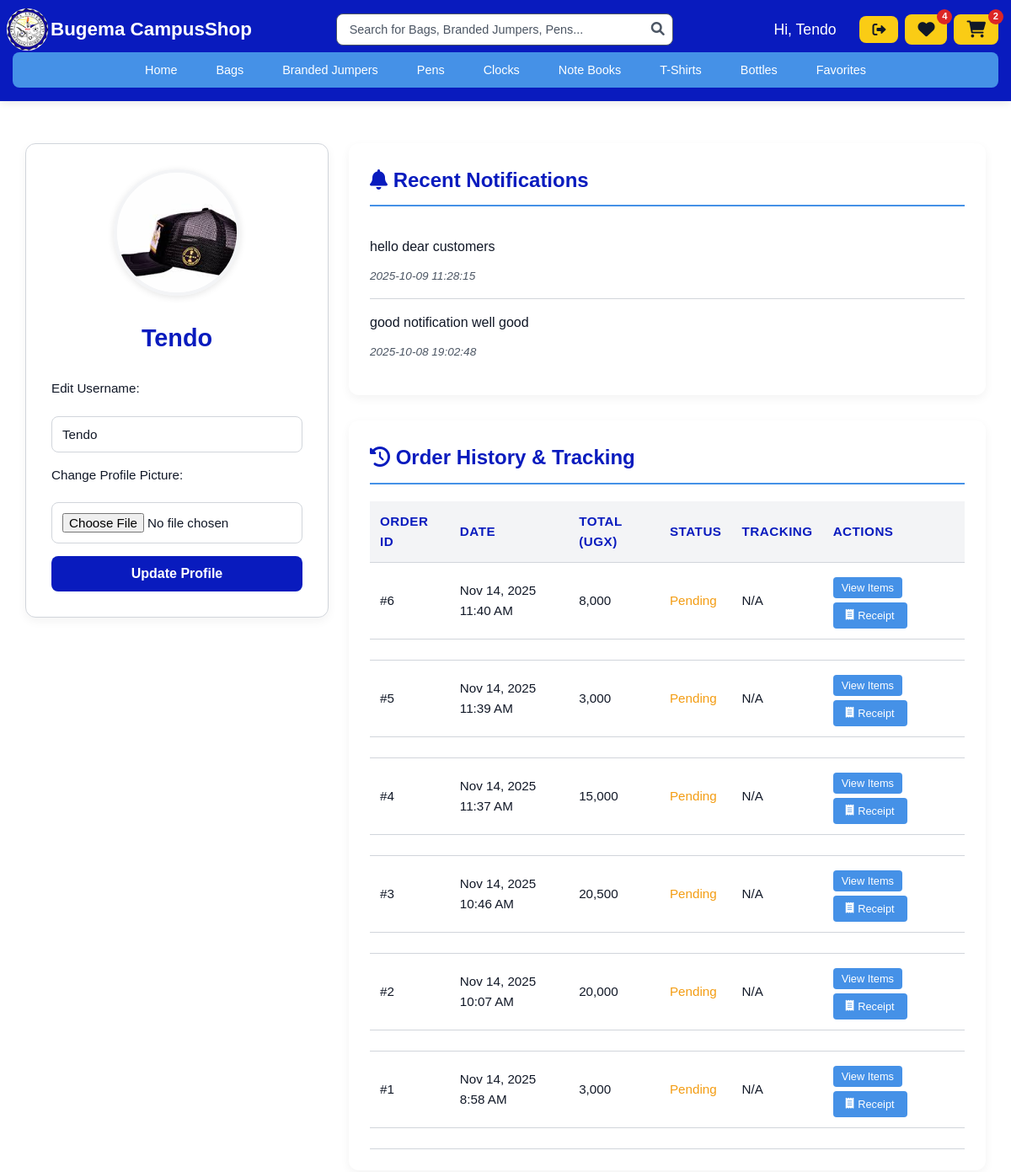
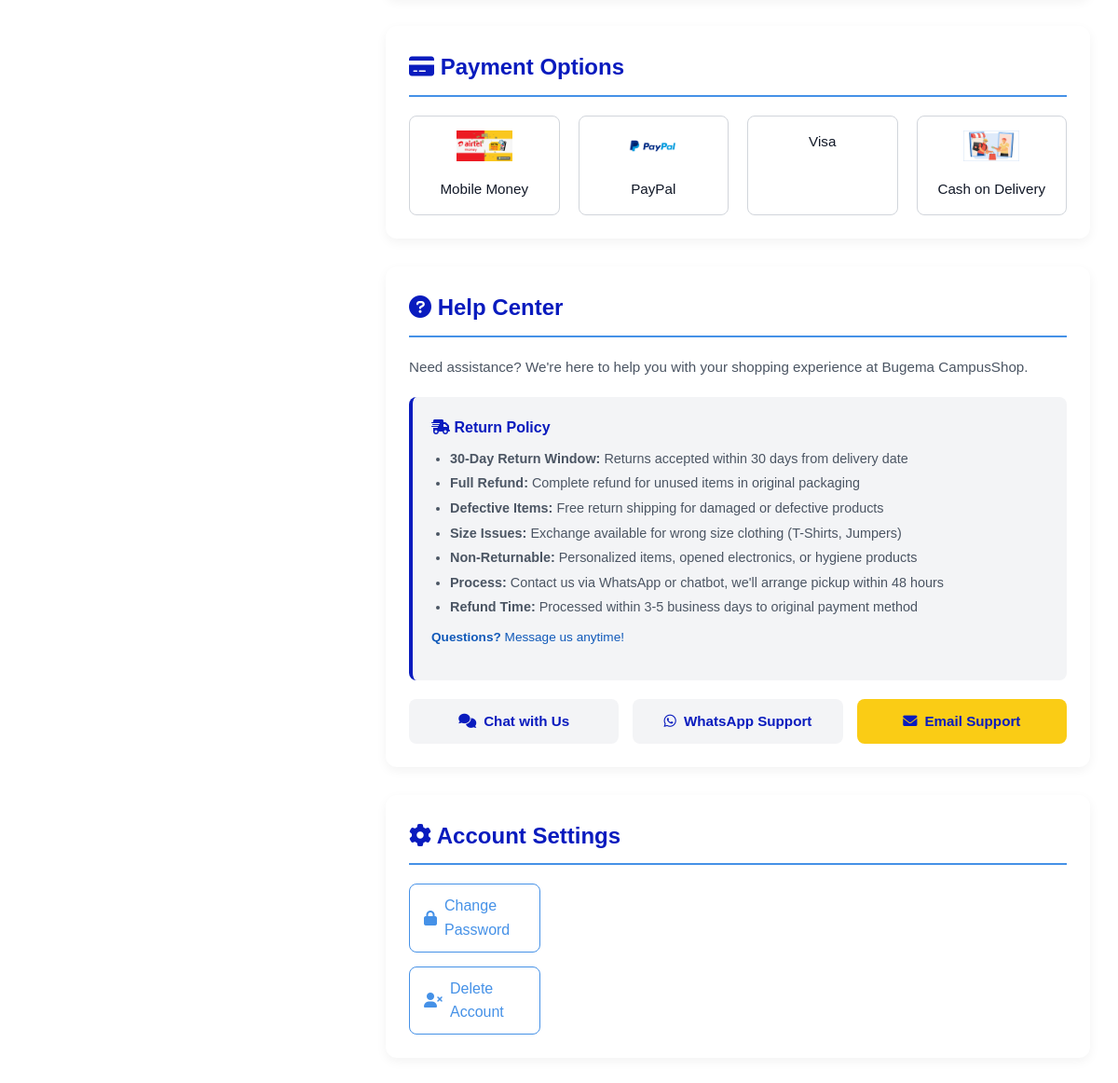
The app's page /profile.php (signed in) with its own data (2 pictures, top to bottom).
### tables this page shows
CREATE TABLE `users` (
  `id` int(11) NOT NULL,
  `username` varchar(50) NOT NULL,
  `password` varchar(255) NOT NULL,
  `role` enum('admin','student','lecturer') NOT NULL DEFAULT 'student',
  `email` varchar(100) DEFAULT NULL,
  `profile_picture` varchar(255) DEFAULT NULL,
  `reset_token` varchar(255) DEFAULT NULL,
  `reset_expires` datetime DEFAULT NULL
);

CREATE TABLE `notifications` (
  `id` int(11) NOT NULL,
  `user_id` int(11) DEFAULT NULL,
  `message` text NOT NULL,
  `created_at` datetime NOT NULL
);

CREATE TABLE `orders` (
  `id` int(11) NOT NULL,
  `user_id` int(11) NOT NULL,
  `order_date` datetime NOT NULL,
  `total_amount` decimal(10,2) NOT NULL,
  `payment_method` varchar(50) NOT NULL DEFAULT 'Unknown',
  `tracking_number` varchar(50) DEFAULT NULL,
  `status` enum('Pending','Processing','Shipped','Delivered','Cancelled') DEFAULT 'Pending'
);

### profile.php (the view, shortened to what this page needs)
<?php
include 'db_connect.php';
$user_id = $_SESSION['user_id'];
$stmt = $conn->prepare("SELECT username, profile_picture FROM users WHERE id = ?");
$stmt->bind_param("i", $user_id);
$stmt->execute();
$user = $stmt->get_result()->fetch_assoc();
        ?>
        <?php
$notifications = [];
$stmt = $conn->prepare("SELECT message, created_at FROM notifications WHERE user_id = ? OR user_id IS NULL ORDER BY created_at DESC LIMIT 5");
if ($stmt) {
    $stmt->bind_param("i", $user_id);
    $stmt->execute();
    $notifications = $stmt->get_result()->fetch_all(MYSQLI_ASSOC);
}
$orders = [];
try {
    $table_check = $conn->query("SHOW TABLES LIKE 'orders'");
    if ($table_check->num_rows > 0) {
        $stmt = $conn->prepare("SELECT o.id, o.order_date, o.total_amount, o.status, o.payment_method, o.tracking_number
                               FROM orders o
                               WHERE o.user_id = ?
                               ORDER BY o.order_date DESC
                               LIMIT 10");
        if ($stmt) {
            $stmt->bind_param("i", $user_id);
            if ($stmt->execute()) {
                $orders_result = $stmt->get_result();
                $orders = $orders_result->fetch_all(MYSQLI_ASSOC);
            } else {
                error_log("Error executing orders query: " . $stmt->error);
            }
        } else {
            error_log("Failed to prepare orders query: " . $conn->error);
        }
    } else {
        error_log("Orders table does not exist");
    }
} catch (Exception $e) {
    error_log("Error fetching orders: " . $e->getMessage());
}
$favorites_count = 0;
$stmt = $conn->prepare("SELECT COUNT(*) as count FROM favorites WHERE user_id = ?");
if ($stmt) {
    $stmt->bind_param("i", $user_id);
    $stmt->execute();
    $favorites_count = $stmt->get_result()->fetch_assoc()['count'];
}
$cart_count = 0;
$stmt = $conn->prepare("SELECT SUM(quantity) as count FROM cart WHERE user_id = ?");
if ($stmt) {
    $stmt->bind_param("i", $user_id);
    $stmt->execute();
    $cart_result = $stmt->get_result()->fetch_assoc();
    $cart_count = $cart_result['count'] ?? 0;
}
?>
<!DOCTYPE html>
<html lang="en">
<head>
    <link href="https://cdnjs.cloudflare.com/ajax/libs/font-awesome/6.0.0/css/all.min.css" rel="stylesheet">
</head>
<body>
    <header>
        <div class="container">
            <div class="header-top">
                <div class="logo">
                    <div class="logo-icon">
                        <img style="height: 50px; width: 50px; border-radius:25px;" src="images/download.png" alt="Bugema CampusShop Logo">
                    </div>
                    <span>Bugema CampusShop</span>
                </div>
                <div class="search-bar">
                    <input type="text" class="search-input" placeholder="Search for Bags, Branded Jumpers, Pens...">
                    <button class="search-btn"><i class="fas fa-search"></i></button>
                </div>
                <div class="header-actions">
                    <span class="username"><a href="profile.php">Hi, <?php echo htmlspecialchars($_SESSION['username']); ?></a></span>
                    <a href="logout.php" class="header-btn"><i class="fas fa-sign-out-alt"></i></a>
                    <a href="favorites.php" class="header-btn favorites-btn">
                        <i class="fas fa-heart"></i>
                        <span class="favorites-count"><?php echo $favorites_count; ?></span>
                    </a>
                    <a href="cart.php" class="header-btn cart-btn">
                        <i class="fas fa-shopping-cart"></i>
                        <span class="cart-count"><?php echo $cart_count; ?></span>
                    </a>
                </div>
            </div>
            <nav>
                <ul class="nav-links">
                    <li><a href="index.php">Home</a></li>
                    <li><a href="Bags.php">Bags</a></li>
                    <li><a href="Branded Jumpers.php">Branded Jumpers</a></li>
                    <li><a href="Pens.php">Pens</a></li>
                    <li><a href="Wall Clocks.php">Clocks</a></li>
                    <li><a href="Note Books.php">Note Books</a></li>
                    <li><a href="T-Shirts.php">T-Shirts</a></li>
                    <li><a href="Bottles.php">Bottles</a></li>
                    <li><a href="favorites.php">Favorites</a></li>
                </ul>
            </nav>
        </div>
    </header>
    <section class="profile-container">
        <div class="profile-left">
            <center>
                <img src="<?= htmlspecialchars($user['profile_picture'] ?? 'default-avatar.png'); ?>" alt="Profile Picture" onerror="this.src='default-avatar.png'">
                <h2><?= htmlspecialchars($user['username']); ?></h2>
            </center>
            <form method="POST" enctype="multipart/form-data">
                <label for="username">Edit Username:</label>
                <input type="text" name="username" id="username" value="<?= htmlspecialchars($user['username']); ?>">
                <label for="profile_picture">Change Profile Picture:</label>
                <input type="file" name="profile_picture" id="profile_picture" accept="image/*">
                <button type="submit" name="update_profile">Update Profile</button>
            </form>
        </div>
        <div class="profile-right">
            <div class="section">
                <h3><i class="fas fa-bell"></i> Recent Notifications</h3>
                <?php if (!empty($notifications)): ?>
                    <?php foreach ($notifications as $note): ?>
                        <div class="notification">
                            <p><?= htmlspecialchars($note['message']); ?></p>
                            <small><?= htmlspecialchars($note['created_at']); ?></small>
                        </div>
                    <?php endforeach; ?>
                <?php else: ?>
                    <p>No notifications found.</p>
                <?php endif; ?>
            </div>
            <div class="section">
                <h3><i class="fas fa-history"></i> Order History & Tracking</h3>
                <?php if (!empty($orders)): ?>
                    <div class="table-container">
                        <table>
                            <thead>
                                <tr>
                                    <th>Order ID</th>
                                    <th>Date</th>
                                    <th>Total (UGX)</th>
                                    <th>Status</th>
                                    <th>Tracking</th>
                                    <th>Actions</th>
                                </tr>
                            </thead>
                            <tbody>
                                <?php foreach ($orders as $order): ?>
                                    <tr>
                                        <td>#<?= htmlspecialchars($order['id']); ?></td>
                                        <td><?= htmlspecialchars(date('M j, Y g:i A', strtotime($order['order_date']))); ?></td>
                                        <td><?= htmlspecialchars(number_format($order['total_amount'], 0)); ?></td>
                                        <td>
                                            <span class="status-<?= htmlspecialchars(strtolower($order['status'])); ?>">
                                                <?= htmlspecialchars(ucfirst($order['status'])); ?>
                                            </span>
                                        </td>
                                        <td>
                                            <?php if (!empty($order['tracking_number'])): ?>
                                                <span class="tracking-number"><?= htmlspecialchars($order['tracking_number']); ?></span>
                                            <?php else: ?>
                                                <span>N/A</span>
                                            <?php endif; ?>
                                        </td>
                                        <td>
                                            <div class="order-actions">
                                                <button class="toggle-order-details" data-order-id="<?= $order['id']; ?>">
                                                    View Items
                                                </button>
                                                <form method="POST" style="display: inline;">
                                                    <button type="submit" name="generate_receipt" class="receipt-btn" style="margin-top: 0;">
                                                        <i class="fas fa-receipt"></i> Receipt
                                                    </button>
                                                </form>
                                            </div>
                                        </td>
                                    </tr>
                                    <tr>
                                        <td colspan="6">
                                        </td>
                                    </tr>
                                <?php endforeach; ?>
                            </tbody>
                        </table>
                    </div>
                <?php endif; ?>
            </div>
            <div class="section">
                <h3><i class="fas fa-credit-card"></i> Payment Options</h3>
                <div class="payment-options">
                    <div class="payment-option">
                        <img src="images/mobile money.png" alt="Mobile Money" onerror="this.style.display='none'">
                        <p>Mobile Money</p>
                    </div>
                    <div class="payment-option">
                        <img src="images/paypal.png" alt="PayPal" onerror="this.style.display='none'">
                        <p>PayPal</p>
                    </div>
                    <div class="payment-option">
                        <p>Visa</p>
                    </div>
                    <div class="payment-option">
                        <img src="images/pay on delivery.jpeg" alt="Cash on Delivery" onerror="this.style.display='none'">
                        <p>Cash on Delivery</p>
                    </div>
                </div>
            </div>
            <div class="section">
                <h3><i class="fas fa-question-circle"></i> Help Center</h3>
                <div class="help-center">
                    <p>Need assistance? We're here to help you with your shopping experience at Bugema CampusShop.</p>
                    <div class="return-policy">
                        <h5><i class="fas fa-shipping-fast"></i> Return Policy</h5>
                        <ul>
                            <li><strong>30-Day Return Window:</strong> Returns accepted within 30 days from delivery date</li>
                            <li><strong>Full Refund:</strong> Complete refund for unused items in original packaging</li>
                            <li><strong>Defective Items:</strong> Free return shipping for damaged or defective products</li>
                            <li><strong>Size Issues:</strong> Exchange available for wrong size clothing (T-Shirts, Jumpers)</li>
                            <li><strong>Non-Returnable:</strong> Personalized items, opened electronics, or hygiene products</li>
                            <li><strong>Process:</strong> Contact us via WhatsApp or chatbot, we'll arrange pickup within 48 hours</li>
                            <li><strong>Refund Time:</strong> Processed within 3-5 business days to original payment method</li>
                        </ul>
                        <p style="font-size: 0.85rem; color: var(--success-green); margin-top: 10px;">
                            <strong>Questions?</strong> Message us anytime!
                        </p>
                    </div>
                    <div class="help-center-buttons">
                        <button class="chatbot-btn" id="chatbot-btn">
                            <i class="fas fa-comments"></i> Chat with Us
                        </button>
                        <a href="https://wa.me/+256755087665" target="_blank" class="chatbot-btn">
                            <i class="fab fa-whatsapp"></i> WhatsApp Support
                        </a>
                        <button class="chatbot-btn" onclick="window.open('mailto:campusshop@bugemauniv.ac.ug')" style="background: var(--accent-yellow);">
                            <i class="fas fa-envelope"></i> Email Support
                        </button>
                    </div>
                </div>
            </div>
            <div class="section">
                <h3><i class="fas fa-cog"></i> Account Settings</h3>
                <div class="account-settings">
                    <a href="change_password.php">
                        <i class="fas fa-lock"></i> Change Password
                    </a>
                    <a href="delete_account.php">
                        <i class="fas fa-user-times"></i> Delete Account
                    </a>
                </div>
            </div>
        </div>
    </section>
</body>
</html>

### records on screen
users: profile_picture (picture), username "Tendo"
notifications: message "hello dear customers", created_at "2025-10-09 11:28:15"
notifications: message "good notification well good", created_at "2025-10-08 19:02:48"
orders: id "6", order_date "Nov 14, 2025 11:40 AM", total_amount "8,000", status "Pending", shows "N/A"
orders: id "5", order_date "Nov 14, 2025 11:39 AM", total_amount "3,000", status "Pending", shows "N/A"
orders: id "4", order_date "Nov 14, 2025 11:37 AM", total_amount "15,000", status "Pending", shows "N/A"
orders: id "3", order_date "Nov 14, 2025 10:46 AM", total_amount "20,500", status "Pending", shows "N/A"
orders: id "2", order_date "Nov 14, 2025 10:07 AM", total_amount "20,000", status "Pending", shows "N/A"
orders: id "1", order_date "Nov 14, 2025 8:58 AM", total_amount "3,000", status "Pending", shows "N/A"

### other values on screen
$_SESSION['username'] "Tendo"
$favorites_count "4"
$cart_count "2"
